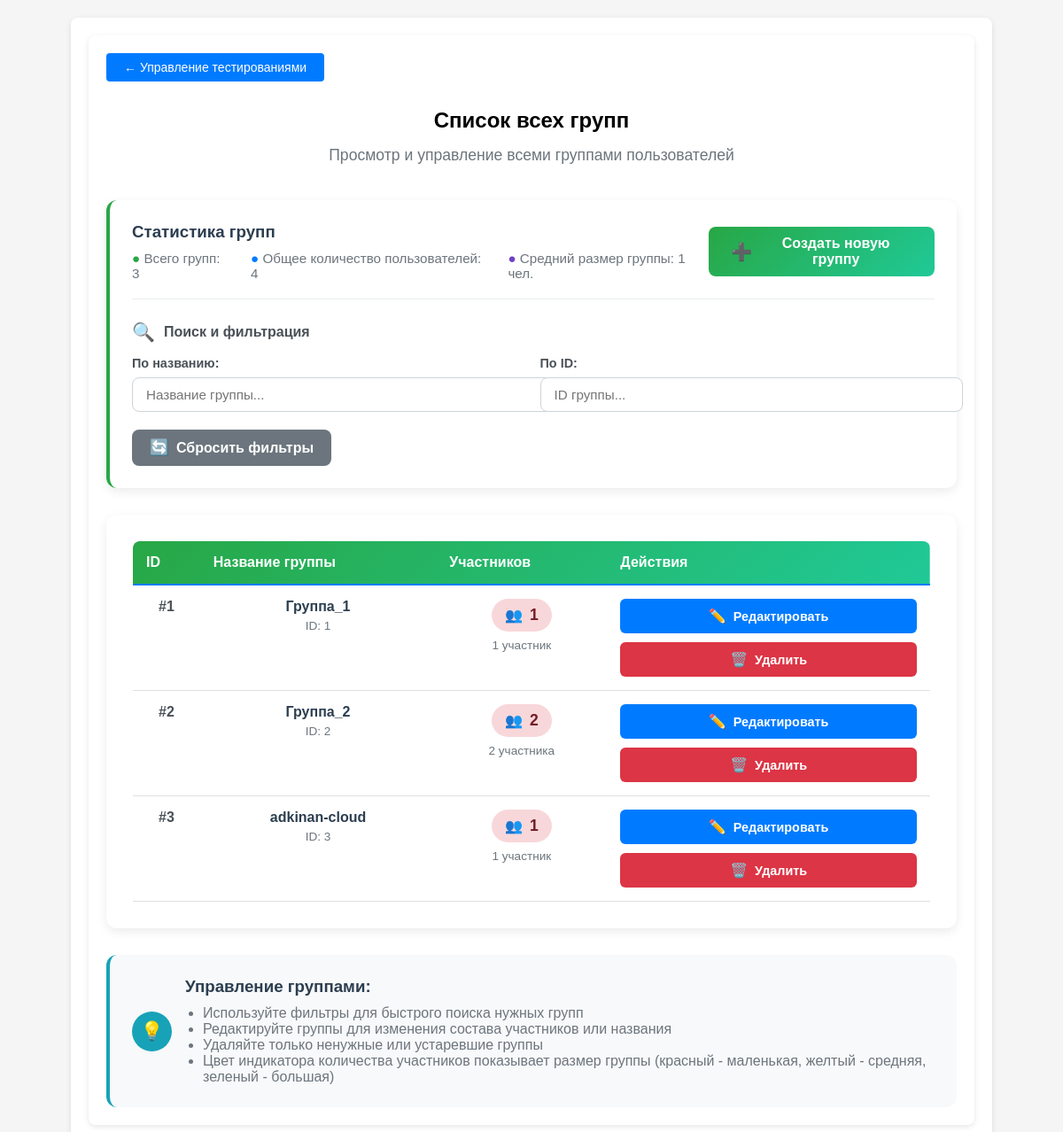
The app's page /dashboard/testing_management/group_list (signed in), older data.
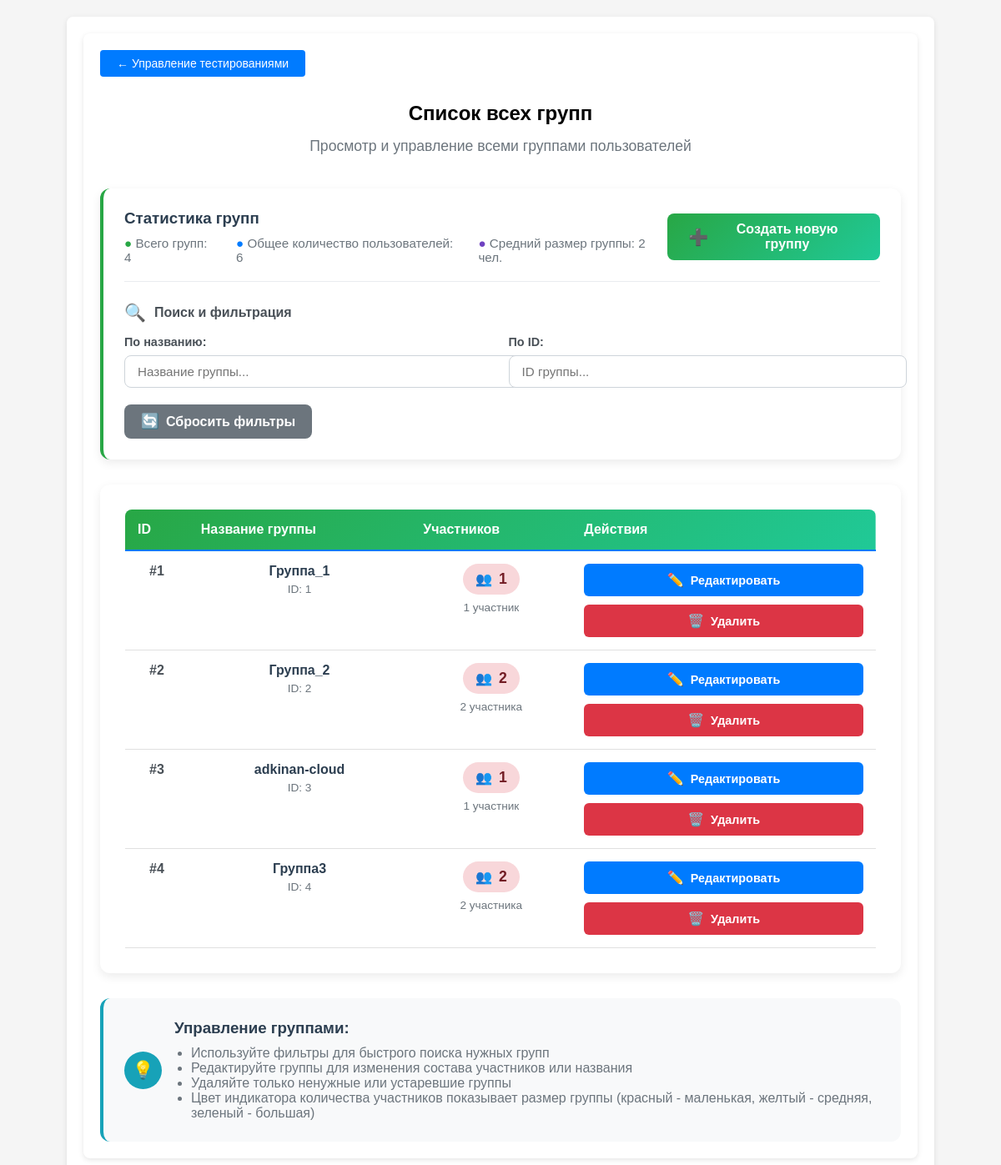
The same page, newer data.
### app.py (models this page shows, shortened)
class Group(db.Model):
    __tablename__ = 'Groups'
    id = db.Column(db.Integer, primary_key=True)
    groupname = db.Column(db.String(64), unique=True, nullable=False)
    users = db.Column(db.JSON, nullable=False)

### app.py (the view)
@app.route('/dashboard/testing_management/group_list')
def group_list():
    if not check_privileges():
        return redirect(url_for('ErAuth'))
    groups = Group.query.order_by(Group.id).all()
    return render_template(mgn + 'group_list.html', groups=groups)

### app.py (called while the page is built)
@login_manager.user_loader
def load_user(user_id):
    return User.query.get(int(user_id))

def check_privileges():
    curent_user = User.query.filter(
        User.username.ilike(
            session.get('curent_user')
        )
    ).first()
    print("DEBUD: curent user is",curent_user)
    print("DEBUG: curent user privileges -",curent_user.is_admin)
    if not curent_user or not curent_user.is_admin:
        return False
    else:
        return True

    def __repr__(self):
        return f'<User {self.username}>'

    @property
    def is_admin(self):
        return self.privileges

### templates/templateM/group_list.html (shortened to what the changed rows need)
{% extends 'base.html' %}
{% block content %}
<section class="hero-section">
    <div class="container">
        <div style="text-align: center; margin-bottom: 40px;">
            <h1 class="hero-title" style="margin-bottom: 15px;">Список всех групп</h1>
        </div>
        <div style="
            background: white;
            border-radius: 12px;
            padding: 25px;
            margin-bottom: 30px;
            box-shadow: 0 4px 12px rgba(0,0,0,0.08);
            border-left: 4px solid #28a745;
        ">
            <div style="
                display: flex;
                justify-content: space-between;
                align-items: center;
                margin-bottom: 25px;
                padding-bottom: 20px;
                border-bottom: 1px solid #e9ecef;
            ">
                <div>
                    <div style="display: flex; gap: 25px; color: #6c757d; font-size: 0.95rem;">
                        <div>
                            <span style="color: #28a745; font-weight: 600;">●</span>
                            Всего групп: {{ groups|length }}
                        </div>
                        <div>
                            <span style="color: #007bff; font-weight: 600;">●</span>
                            Общее количество пользователей: {{ groups|map(attribute='users')|map('length')|sum }}
                        </div>
                        <div>
                            <span style="color: #6f42c1; font-weight: 600;">●</span>
                            Средний размер группы: {{ ((groups|map(attribute='users')|map('length')|sum / groups|length) if groups|length > 0 else 0)|round|int }} чел.
                        </div>
                    </div>
                </div>
            </div>
        </div>
        <div style="
            background: white;
            border-radius: 12px;
            padding: 30px;
            box-shadow: 0 4px 12px rgba(0,0,0,0.08);
            overflow: hidden;
        ">
            <div style="overflow-x: auto;">
                <table style="
                    width: 100%;
                    border-collapse: collapse;
                    min-width: 800px;
                ">
                    <thead>
                        <tr style="
                            background: linear-gradient(135deg, #28a745 0%, #20c997 100%);
                            color: white;
                        ">
                            <th style="padding: 15px; text-align: left; font-weight: 600; border-radius: 8px 0 0 0;">ID</th>
                            <th style="padding: 15px; text-align: left; font-weight: 600;">Название группы</th>
                            <th style="padding: 15px; text-align: left; font-weight: 600;">Участников</th>
                            <th style="padding: 15px; text-align: left; font-weight: 600; border-radius: 0 8px 0 0;">Действия</th>
                        </tr>
                    </thead>
                    <tbody id="groupTableBody">
                        {% for g in groups %}
                        <tr style="
                            border-bottom: 1px solid #e9ecef;
                            transition: all 0.3s ease;
                        "
                        class="group_row"
                        onmouseover="this.style.backgroundColor='#f8f9fa';"
                        onmouseout="this.style.backgroundColor='';">
                            <td style="padding: 15px; font-weight: 600; color: #495057; vertical-align: top;">
                                #{{ g.id }}
                            </td>
                            <td style="padding: 15px; vertical-align: top;">
                                <div style="font-weight: 600; color: #2c3e50; margin-bottom: 5px;">
                                    {{ g.groupname }}
                                </div>
                                <div style="font-size: 0.85rem; color: #6c757d;">
                                    ID: {{ g.id }}
                                </div>
                            </td>
                            <td style="padding: 15px; vertical-align: top;">
                                <div style="
                                    display: inline-flex;
                                    align-items: center;
                                    padding: 8px 15px;
                                    border-radius: 20px;
                                    font-weight: 600;
                                    font-size: 1.1rem;
                                    background-color: {% if g.users|length >= 20 %}#d4edda{% elif g.users|length >= 10 %}#fff3cd{% else %}#f8d7da{% endif %};
                                    color: {% if g.users|length >= 20 %}#155724{% elif g.users|length >= 10 %}#856404{% else %}#721c24{% endif %};
                                    gap: 8px;
                                ">
                                    <span style="font-size: 1rem;">👥</span>
                                    {{ g.users|length }}
                                </div>
                                <div style="margin-top: 8px; font-size: 0.85rem; color: #6c757d;">
                                    {% if g.users|length == 0 %}
                                        <span style="color: #dc3545;">Нет участников</span>
                                    {% elif g.users|length == 1 %}
                                        1 участник
                                    {% elif g.users|length < 5 %}
                                        {{ g.users|length }} участника
                                    {% else %}
                                        {{ g.users|length }} участников
                                    {% endif %}
                                </div>
                            </td>
                            <td style="padding: 15px; vertical-align: top;">
                                <div style="display: flex; flex-direction: column; gap: 10px; min-width: 200px;">
                                    <a
                                        href="{{ url_for('group_edit', group_id=g.id) }}"
                                        style="
                                            display: flex;
                                            align-items: center;
                                            justify-content: center;
                                            gap: 8px;
                                            padding: 10px 15px;
                                            background-color: #007bff;
                                            color: white;
                                            border: none;
                                            border-radius: 6px;
                                            text-decoration: none;
                                            font-weight: 600;
                                            font-size: 0.9rem;
                                            transition: all 0.3s ease;
                                            text-align: center;
                                        "
                                        onmouseover="this.style.backgroundColor='#0056b3'; this.style.transform='translateY(-2px)';"
                                        onmouseout="this.style.backgroundColor='#007bff'; this.style.transform='translateY(0)';"
                                    >
                                        <span style="font-size: 1rem;">✏️</span>
                                        Редактировать
                                    </a>
                                    <form
                                        action="{{ url_for('group_delete', group_id=g.id) }}"
                                        method="post"
                                        style="margin: 0;"
                                        onsubmit="return confirmDelete('{{ g.groupname }}', {{ g.users|length }});"
                                    >
                                        <button
                                            type="submit"
                                            style="
                                                width: 100%;
                                                display: flex;
                                                align-items: center;
                                                justify-content: center;
                                                gap: 8px;
                                                padding: 10px 15px;
                                                background-color: #dc3545;
                                                color: white;
                                                border: none;
                                                border-radius: 6px;
                                                font-weight: 600;
                                                font-size: 0.9rem;
                                                cursor: pointer;
                                                transition: all 0.3s ease;
                                            "
                                            onmouseover="this.style.backgroundColor='#c82333'; this.style.transform='translateY(-2px)';"
                                            onmouseout="this.style.backgroundColor='#dc3545'; this.style.transform='translateY(0)';"
                                        >
                                            <span style="font-size: 1rem;">🗑️</span>
                                            Удалить
                                        </button>
                                    </form>
                                </div>
                            </td>
                        </tr>
                        {% endfor %}
                    </tbody>
                </table>
            </div>
        </div>
    </div>
</section>
{% endblock %}
{% set show_footer = False %}

Row changes from the older to the newer data that the page shows:
added Group: id "4", groupname "Группа3", users|length "2"
Text that changed along with them:
{{ groups|length }}: "3" → "4"
{{ groups|map(attribute='users')|map('length')|sum }}: "4" → "6"
text no longer shown: "1"
text now shown: "2"
